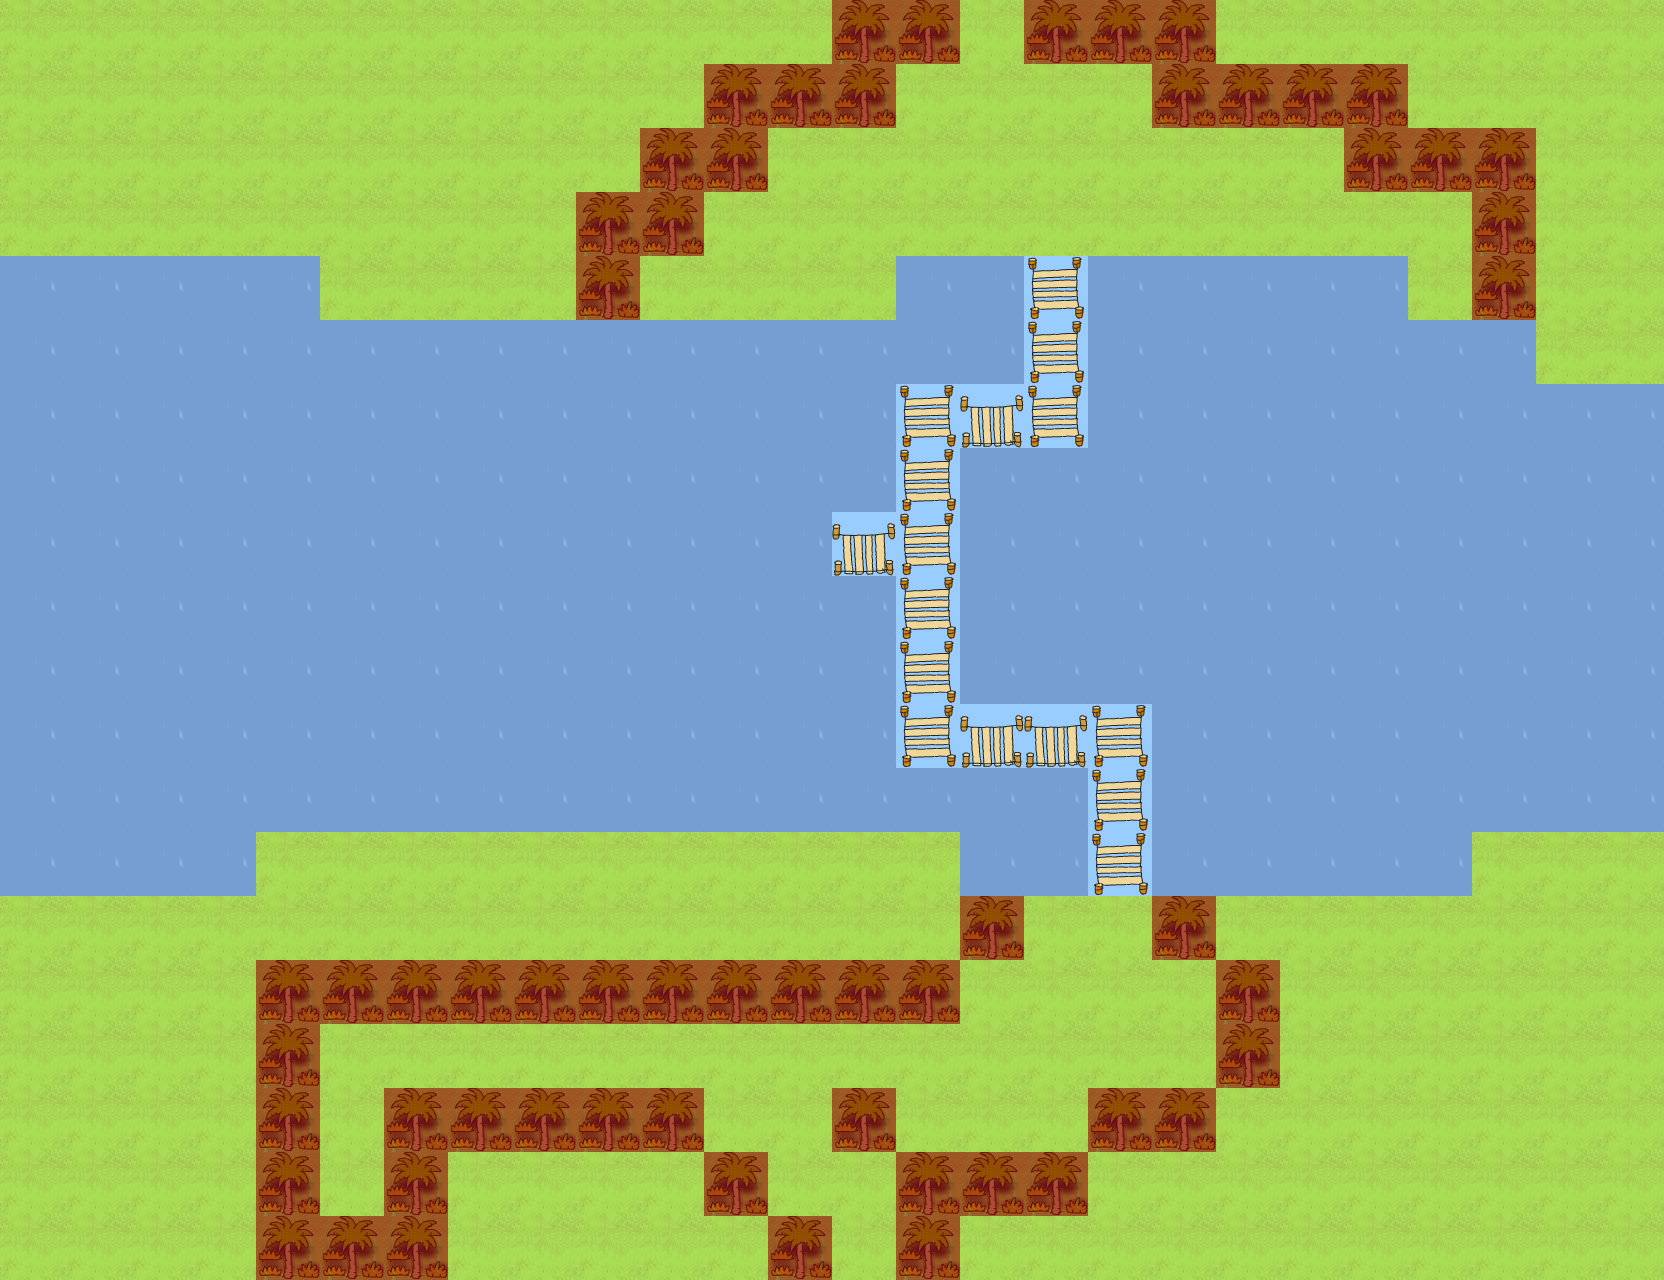

Rendered tile map (Tiled .tmx) drawn with the repository's tilesets; below, a short description and the map source with its tile grids summarised:
An orthogonal 26x20 tile map with 64x64 px tiles, 4 tile layers (Ground, Water, Decor, SpecialLayer), 5 tilesets and 9 objects (characters/player/player_one, tile_trigger/exit_to_world, player_data/player_data, characters/npcs/myla/myla, tile_trigger/exit_to_bogs, ...).

<map version="1.0" orientation="orthogonal" width="26" height="20" tilewidth="64" tileheight="64">
 <tileset firstgid="1" name="water" tilewidth="64" tileheight="64">
  <image source="../../../../tiles/water.png" width="320" height="1216" />
 </tileset>
 <tileset firstgid="96" name="jungle" tilewidth="64" tileheight="64">
  <image source="../../../../tiles/jungle.png" width="320" height="1216" />
 </tileset>
 <tileset firstgid="191" name="objects" tilewidth="64" tileheight="64">
  <image source="../../../../tiles/objects.png" width="320" height="1216" />
 </tileset>
 <tileset firstgid="286" name="special" tilewidth="64" tileheight="64">
  <image source="../../../../tiles/special.png" width="320" height="1216" />
 </tileset>
 <tileset firstgid="381" name="paths" tilewidth="64" tileheight="64">
  <image source="../../../../tiles/paths.png" width="320" height="1216" />
 </tileset>
 <layer name="Ground" width="26" height="20">
  <data>[520 cells, 520 non-empty, 1 distinct tile ids]</data>
 </layer>
 <layer name="Water" width="26" height="20">
  <data>[520 cells, 231 non-empty, 1 distinct tile ids]</data>
 </layer>
 <layer name="Decor" width="26" height="20">
  <data>[520 cells, 74 non-empty, 3 distinct tile ids]</data>
 </layer>
 <layer name="SpecialLayer" width="26" height="20">
  <data>[520 cells, 273 non-empty, 2 distinct tile ids]</data>
 </layer>
 <objectgroup name="Object Layer 1" width="26" height="20">
  <object name="characters/player/player_one" gid="191" x="832" y="1280" />
  <object name="tile_trigger/exit_to_world" gid="197" x="832" y="1344" />
  <object name="player_data/player_data" gid="192" x="0" y="64" />
  <object name="characters/npcs/myla/myla" gid="191" x="320" y="64" width="64" height="64" />
  <object name="tile_trigger/exit_to_bogs" gid="197" x="960" y="0" />
  <object name="tile_trigger/myla_introduces_programming" gid="197" x="896" y="1088" />
  <object name="totem/totem_0" gid="203" x="320" y="1216" />
  <object name="tile_trigger/myla_introduces_variables" gid="197" x="896" y="768" />
  <object name="characters/npcs/generic/toll_person" gid="202" x="832" y="576" width="64" height="64" />
 </objectgroup>
</map>